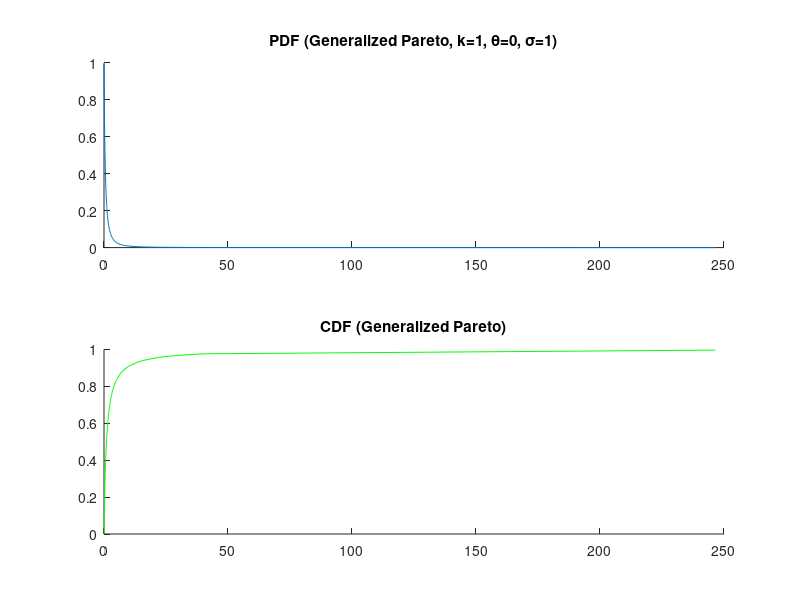

Here is the MATLAB script that generated this plot: (Note: this script raises an error after producing the figure.)
%var 9 (distribution=gp (Generalized Pareto))
%math. statistics
format compact
k=1;
theta=0;
sigma=1;
Y1=random(makedist('GeneralizedPareto','k',k, 'theta',theta, 'sigma', sigma), 1, 100);
Y1=sort(Y1);
pdf_pareto = gppdf(Y1, k, sigma, theta);
cdf_pareto = gpcdf(Y1, k, sigma, theta);
figure
subplot(2,1,1)
hold on
title('PDF (Generalized Pareto, k=1, \theta=0, \sigma=1)');
plot(Y1, pdf_pareto)
subplot(2,1,2)
hold on
title('CDF (Generalized Pareto)');
plot(Y1, cdf_pareto, 'green')
%task 1
mu=1;
sigma=2;
Y=normrnd(mu,sigma,5,7);
display(Y, 'random numbers (normal distribution)');
%generalized Pareto
Y=random(makedist('gp'),5,7);
display(Y, 'random numbers (generalized Pareto)');
%randtool
load('gpvals.m', '-mat', 'gpvals');
%save('gpvals.m', 'gpvals');
display(gpvals, 'random numbers (generalized Pareto)(via randtool)');
%problem: displays nothing, thjogh matrix "gpvals" (100X1) exists in the
%workspace

%task 2
max1=max(Y);
display(max1, 'max(Y)');
min1=min(Y);
display(min1, 'min(Y)');
%task 3
j=int8(rand(1)*6)+1;
display(j, 'j');
display(sort(Y(:,j)), 'sorted column j of Y');
max2=max(Y(:,j));
display(max2, 'max(Y(:,j))');
min2=min(Y(:,j));
display(min2, 'min(Y(:,j))');

%task 4
mean_4_column = mean(Y(:,4));
display(mean_4_column, 'mean(Y(:,4))')
%task 5
mean_overall = mean(Y);
display(mean_overall, 'overall mean (Y)');
%task 6
median_4 = median(Y(:,4));
display(median_4, 'median(Y(:,4))')
%task 7
median_overall = median(Y);
display(median_overall, 'overall median (Y)');
%task 8
variance_4 = var(Y(:,4));
display(variance_4, 'variance (Y(:,4))')
%task 9
variance_overall = var(Y);
display(variance_overall, 'overall variance (Y)');
%task 10
std_deviation_4 = std(Y(:,4));
display(std_deviation_4, 'standard deviation (Y(:,4))')
%task 11
std_deviation_overall = std(Y);
display(std_deviation_overall, 'overall standard deviation (Y)');
%task 12
Y=random(makedist('gp'),5,7);
linear_corr = corr(Y);
display(linear_corr, 'linear correlation between columns (Y)')
[linear_corr_coeff, null_hyp] = corrcoef(Y);
display(linear_corr_coeff, 'correlation coefficients (Y)')
display(null_hyp, 'results of null hypotesis test (Y)')
%task 13
a=rand(1,5)
b=random(makedist('gp'),1,5)
corr_coeff2=corrcoef(a,b);
display(corr_coeff2, 'correlation between a & b');
%task 14
gm=geomean(b);
display(gm, 'geometric mean of elements in b');
%task 15
hm=harmmean(b);
display(hm, 'harmonic mean of elements in b');
%task 16
cov1=cov(Y);
display(cov1, 'covariation matrix for Y');

%task 17
mu=1;
sigma=0.1;
n1=normrnd(mu,sigma,1,100);
figure
hold on
title('CDF for normal distribution')
axis([0.7 1.4 0 1]);
pl1=cdfplot(n1);
y1=0.7:0.01:1.4;%bounds choose based on observation of previous plot
pl2=plot(y1,normcdf(y1, mu,sigma));
legend('empirical CDF', 'theoretical CDF');
hold off
display(n1(1:10), 'normal distribution (mu=1, sigma=0.1)');
A=2;
B=1;
weibull1=wblrnd(A,B,1,100);
display(weibull1(1:10), 'Weibull distribution (A=2, B=1)');
gamma1=gamrnd(A,B,1,100);
display(gamma1(1:10), 'gamma random numbers (A=1, B=2)');

%task 18
P1=cdf('gp', B, mu, sigma);
display(P1, 'probability of case x<B (generalized Pareto, mu, sigma)');
P2=1-cdf('gp', A, mu, sigma);
A=1;
B=2;
disp('A=1, B=2');
display(P2, 'probability of case x>A (generalized Pareto, mu, sigma)');
P3=P1-(1-P2);
display(P3, 'probability of case A<x<B (generalized Pareto, mu, sigma)');

%task 19
%normal distribution
Y1=random(makedist('Normal', 'mu', 5, 'sigma', 2), 1, 100);
[mu1,sigma1,muci1,sigmaci1] = normfit(Y1)
Y1=sort(Y1);
pdf_normal = normpdf(Y1, mu1, sigma1);
cdf_normal = normcdf(Y1, mu1, sigma1);
figure
subplot(2,1,1)
hold on
title('PDF (normal distribution, mu=5, sigma=2)');
plot(Y1, pdf_normal)
subplot(2,1,2)
hold on
title('CDF (normal distribution)');
plot(Y1, cdf_normal, 'green')
%weibull distribution
Y2=random(makedist('Weibull', 'a', 4, 'b', 1), 1, 100);
weibull_param_empiric = fitdist(Y2', 'Weibull')
Y2=sort(Y2);
pdf_weibull = wblpdf(Y2, mu1, sigma1);
cdf_weibull = wblcdf(Y2, mu1, sigma1);
figure
subplot(2,1,1)
hold on
title('PDF (Weibull distribution, a=4, b=1)');
plot(Y2, pdf_weibull)
subplot(2,1,2)
hold on
title('CDF (Weibull distribution)');
plot(Y2, cdf_weibull, 'green')
Y3=random(makedist('gamma', 'a', 3, 'b', 1.5), 1, 100);
[gam_param, pci] = gamfit(Y3)
Y3=sort(Y3);
pdf_gam=gampdf(Y3, 3, 1.5);
cdf_gam=gamcdf(Y3,3,1.5);
figure
subplot(2,1,1)
hold on
title('PDF (\gamma distribution, a=3, b=1.5)');
plot(Y3, pdf_gam)
subplot(2,1,2)
hold on
title('CDF (\gamma distribution)');
plot(Y3, cdf_gam, 'green')
Y4=trnd(ones(1,100));
fitdist(Y4','tLocationScale')
Y4=sort(Y4);
pdf_student=tpdf(Y4, 1);
cdf_student=tcdf(Y4, 1);
figure
subplot(2,1,1)
hold on
title('PDF (Student distribution, \nu=1)');
plot(Y4, pdf_student)
subplot(2,1,2)
hold on
title('CDF (Student distribution)');
plot(Y4, cdf_student, 'green')

%task 20
%randtool